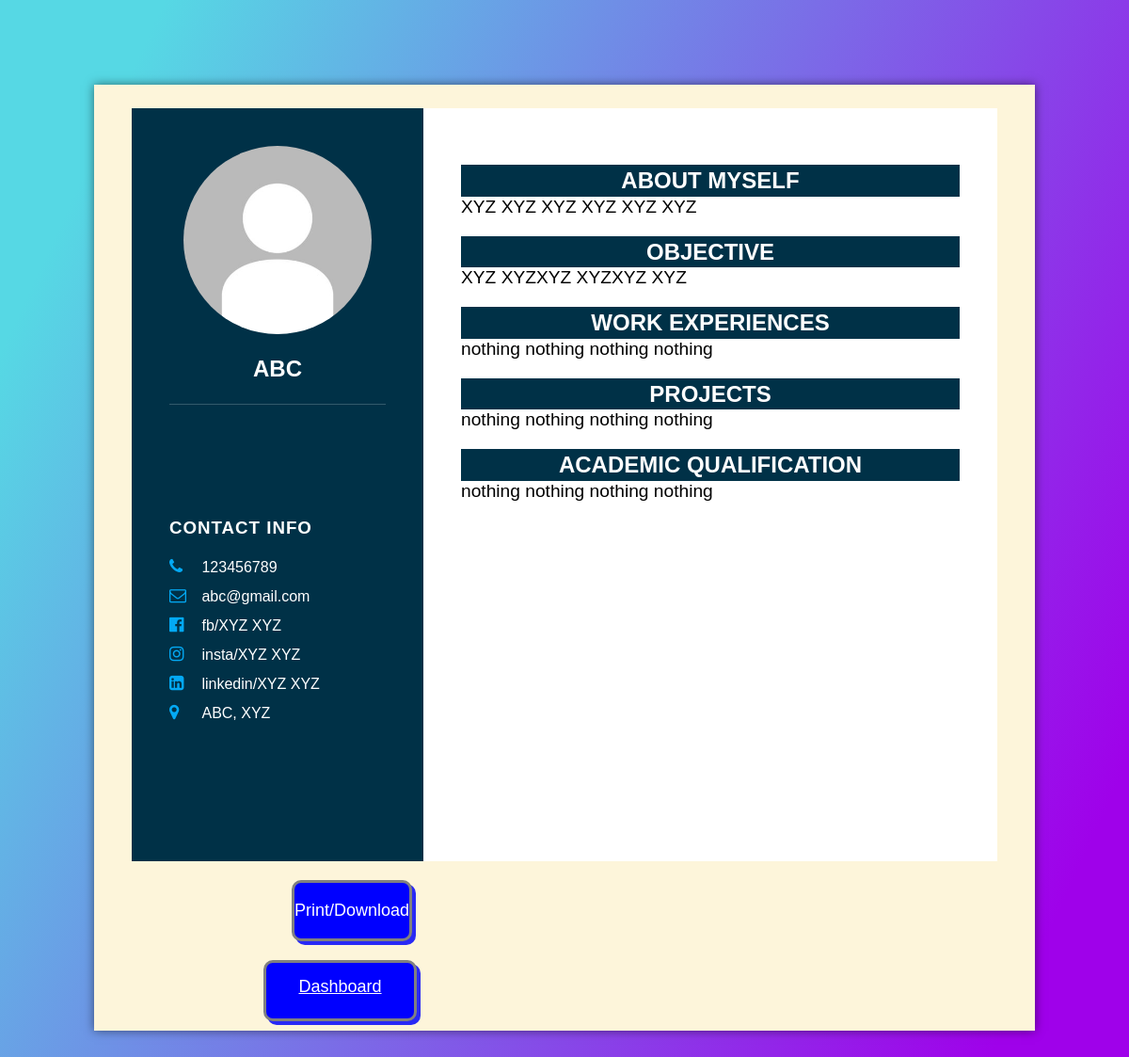
Screenshot of /template.php (signed in) with the database file from the repository.
### tables this page shows
CREATE TABLE `users` (
  `id` int(11) NOT NULL,
  `full_name` varchar(100) NOT NULL,
  `email` varchar(100) NOT NULL,
  `password` int(100) NOT NULL
);

CREATE TABLE `content` (
  `user_id` int(11) NOT NULL,
  `name` varchar(100) NOT NULL,
  `phone` varchar(100) NOT NULL,
  `email2` varchar(100) NOT NULL,
  `address` varchar(255) NOT NULL,
  `dy` varchar(255) NOT NULL,
  `fb` varchar(255) NOT NULL,
  `insta` varchar(255) NOT NULL,
  `linked` varchar(255) NOT NULL,
  `obj` varchar(255) NOT NULL,
  `we` varchar(255) NOT NULL,
  `pjt` varchar(255) NOT NULL,
  `aq` varchar(255) NOT NULL
);

### config2.php (called while the page is built)
<?php
 include 'config.php';
$query = "SELECT * FROM users,content WHERE email=email2 AND user_id=(SELECT max(user_id) FROM content)";
$result = mysqli_query($conn, $query);
?>

### template.php (the view, shortened to what this page needs)
<?php
include 'config.php';
?>
<!DOCTYPE html>
<html lang="en">
<head>
    <link rel="stylesheet" href="https://cdnjs.cloudflare.com/ajax/libs/font-awesome/4.7.0/css/font-awesome.css" />
    <link rel="stylesheet" href="style1.css">
</head>
<body>
        <div class="container template" >
            <div class="left" id="l">
                <div class="personal_info">
                    <div class="imgBx">
                        <img src="2.jpg">
                    </div>
                    <h2 id="nameT"><?php
                    include 'config2.php';
                    while ($row = mysqli_fetch_array($result)) {
                        echo '
                                '.$row['name'].'
                                ';}
                    ?><br></h2>
                </div>
                <div class="contact_info">
                    <h3 class="title">Contact Info</h3>
                    <ul>
                        <li>
                            <span class="icon"><i class="fa fa-phone" aria-hidden="true"></i></span>
                            <span class="text1" id="contactT"><?php
                    include 'config2.php';
                    while ($row = mysqli_fetch_array($result)) {
                        echo '
                                '.$row['phone'].'
                                ';}
                    ?></span>
                        </li>
                        <li>
                            <span class="icon"><i class="fa fa-envelope-o" aria-hidden="true"></i></span>
                            <span class="text1" id="emailT"><?php
                    include 'config2.php';
                    while ($row = mysqli_fetch_array($result)) {
                        echo '
                                '.$row['email'].'
                                ';}
                    ?></span>
                        </li>
                        <li>
                            <span class="icon"><i class="fa fa-facebook-official" aria-hidden="true"></i></span>
                            <span class="text1" id="fbT"><?php
                    include 'config2.php';
                    while ($row = mysqli_fetch_array($result)) {
                        echo '
                                '.$row['fb'].'
                                ';}
                    ?></span>
                        </li>
                        <li>
                            <span class="icon"><i class="fa fa-instagram" aria-hidden="true"></i></span>
                            <span class="text1" id="instaT"><?php
                    include 'config2.php';
                    while ($row = mysqli_fetch_array($result)) {
                        echo '
                                '.$row['insta'].'
                                ';}
                    ?></span>
                        </li>
                        <li>
                            <span class="icon"><i class="fa fa-linkedin-square" aria-hidden="true"></i></span>
                            <span class="text1" id="linkedT"><?php
                    include 'config2.php';
                    while ($row = mysqli_fetch_array($result)) {
                        echo '
                                '.$row['linked'].'
                                ';}
                    ?></span>
                        </li>
                        <li>
                            <span class="icon"><i class="fa fa-map-marker" aria-hidden="true"></i></span>
                            <span class="text1" id="addT"><?php
                    include 'config2.php';
                    while ($row = mysqli_fetch_array($result)) {
                        echo '
                                '.$row['address'].'
                                ';}
                    ?></span>
                        </li>
                    </ul>
                </div>
            </div>
            <div class="right" id="r">
                <div class="card-header background">
                    <h3>About Myself</h3>
                </div>
                <div class="card-body">
                      <p id="amT"><?php
                    include 'config2.php';
                    while ($row = mysqli_fetch_array($result)) {
                        echo '
                                '.$row['dy'].'
                                ';}
                    ?></p>
                </div>
                <div class="card-header background">
                    <h3>Objective</h3>
                </div>
                <div class="card-body">
                      <p id="objT"><?php
                    include 'config2.php';
                    while ($row = mysqli_fetch_array($result)) {
                        echo '
                                '.$row['obj'].'
                                ';}
                    ?></p>
                </div>
                <div class="card-header background">
                    <h3>Work Experiences</h3>
                </div>
                <div class="card-body">
                        <ul id="weT">
                        <?php
                    include 'config2.php';
                    while ($row = mysqli_fetch_array($result)) {
                        echo '
                                '.$row['we'].'
                                ';}
                    ?>
                        </ul>
                </div>
                <div class="card-header background">
                    <h3>Projects</h3>
                  </div>
                  <div class="card-body">
                      <ul id="pjtT">
                      <?php
                    include 'config2.php';
                    while ($row = mysqli_fetch_array($result)) {
                        echo '
                                '.$row['pjt'].'
                                ';}
                    ?>
                      </ul>
                  </div>
                 <div class="card-header background">
                    <h3>Academic Qualification</h3>
                 </div>
                 <div class="card-body">
                      <ul id="aqT">
                      <?php
                    include 'config2.php';
                    while ($row = mysqli_fetch_array($result)) {
                        echo '
                                '.$row['aq'].'
                                ';}
                    ?>
                      </ul>
                 </div>
            </div>
            <div>
                <button onclick="print_cv()"  class="pdButton">
                    Print/Download
                </button>
                <a href="dashboard.php" class="dButton">Dashboard</a>
        </div>
        </div>
</body>
</html>

### style1.css (style rules this page uses)
* { margin: 0; padding: 0; outline: none; box-sizing: border-box; font-family: 'Poppins', sans-serif; }
body { display: flex; align-items: center; justify-content: center; min-height: 100vh; padding: 40px; background: linear-gradient(115deg, #56d8e4 10%, #9f01ea 90%); }
.container { background: rgb(253, 245, 218); width: auto; height: auto; padding: 25px 40px 10px 40px; box-shadow: 0px 0px 10px rgba(0,0,0,0.5); }
.pdButton { width: auto; height: 65px; font-size: large; background-color:blue; border: 3px solid grey; border-radius: 10px; color:white; margin-top: 20px; margin-left: 170px; box-shadow: 4px 4px rgb(41, 41, 245); }
.dButton { display: block; text-align: center; width: 163px; height: 65px; font-size: large; background-color: blue; border: 3px solid grey ; border-radius: 10px; color: white; box-shadow: 4px 4px rgb(41, 41, 245) ; margin-left: 140px; padding-top: 15px; margin-top: 20px; }
.template { position: relative; width: 100%; max-width: 1000px; min-height: 800px; box-shadow: 0px 0px 10px rgba(0,0,0,0.5); margin: 50px; display: grid; grid-template-columns: 1fr 2fr; }
.template .left { width: 310px; min-height: 800px; float: left; position: relative; background: #003147; padding: 40px; }
.personal_info { position: relative; display: flex; flex-direction: column; align-items: center; padding-bottom: 20px; border-bottom: 1px solid rgba(255, 255, 255, 0.2); }
.personal_info .imgBx { position: relative; width: 200px; height: 200px; border-radius: 50%; overflow: hidden; }
.personal_info .imgBx img { position: absolute; top: 0; left: 0; width: 100%; height: 100%; object-fit: cover; }
.personal_info h2 { color: white; font-size: 1.5em; margin-top: 20px; text-transform: uppercase; text-align: center; font-weight: 600; line-height: 1.4em; }
.contact_info { padding-top: 40px; margin-top: 80px; }
.title { color: white; text-transform: uppercase; font-weight: 600; letter-spacing: 1px; margin-bottom: 20px; }
.contact_info ul { position: relative; }
.contact_info ul li { position: relative; list-style: none; margin: 10px 0; cursor: pointer; }
.contact_info ul li .icon { display: inline-block; width: 30px; font-size: 18px; color: #03a9f4; }
.contact_info ul li .text1 { color: white; font-weight: 300; }
.template .right { width: 100%; min-height: 800px; display: inline-block; position: relative; background: #ffff; padding: 40px; }
.background { background: #003147; }
.right .background h3 { color: white; font-size: 1.5em; margin-top: 20px; text-transform: uppercase; text-align: center; font-weight: 600; line-height: 1.4em; }
.card-body { font-size: 1.2em; }

### rows the page displays
users: content.name "ABC", content.phone "123456789", email "abc@gmail.com", content.fb "fb/XYZ XYZ", content.insta "insta/XYZ XYZ", content.linked "linkedin/XYZ XYZ", content.address "ABC, XYZ", content.dy "XYZ XYZ XYZ XYZ XYZ XYZ", content.obj "XYZ XYZXYZ XYZXYZ XYZ", content.we "nothing nothing nothing nothing", content.pjt "nothing nothing nothing nothing", content.aq "nothing nothing nothing nothing"
